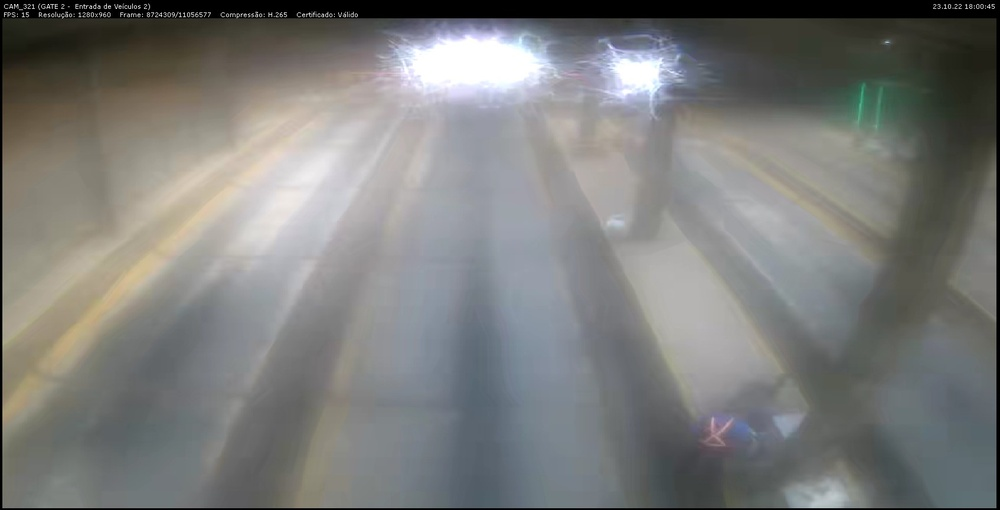
#> input picture web/dataset_pecem_merged/cam_321/Cam - 321 - 23.10-2022 - 18h.jpg, 1000 x 510 px, shrunk from 1694 x 864 before the run; its folder holds only this picture in this run
$ python loadModel.py
#> lines starting #> are read from the running program, lines starting #| are printed output that depends on the picture
import cv2
import numpy as np
import random
import os
import math
import pickle
from sklearn.svm import SVC
import random


#######Classe do modelo##########################################################
class SvmModel:

	def __init__(self,model_file):#Carrega o modelo do arquivo
		with open(model_file, 'rb') as f:
			self.clf = pickle.load(f)

	def classify(self,image):#Classifica uma imagem (formate opencv) em Precisa limpar(0) ou Não precisa limpar(1)
		error = np.subtract(image,cv2.GaussianBlur(image,(41,41),0))
		sqrtError = np.square(error)
		meanSqrtError = np.mean(sqrtError)
		parameter = math.sqrt(meanSqrtError)
		return self.clf.predict([[0,parameter]])
##################################################################################

#Registro das imagens para teste####################
path = os.getcwd()+'\\dataset_pecem_merged\\cam_321'
list_images=[]
for root, dirs, files in os.walk(path):
	for file in files:
		list_images.append(os.path.join(root,file))
####################################################

#Escolha de uma imagem aleatória da lista#
image_path=random.choice(list_images)

image=cv2.imread(image_path)
#> image is the input picture: shape (510, 1000, 3); mean B, G, R 122.1, 124, 123.2
##########################################

#Carregar o modelo e classificar a imagem#####
svmModel = SvmModel('svmClassifierModel.pkl')
#> (reads Carlos-SVMClassifier/svmClassifierModel.pkl from the repository)
classification=svmModel.classify(image)
#> in classify, `error = np.subtract(image,cv2.GaussianBlur(image,(41,41),0))`:
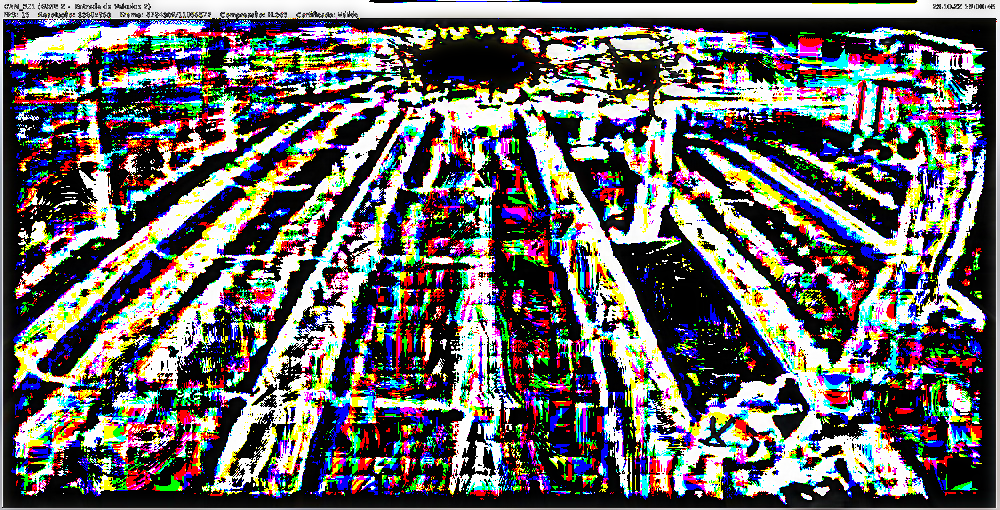
#> error: shape (510, 1000, 3); mean B, G, R 104.8, 104.5, 106.5
#> in classify, `sqrtError = np.square(error)`:
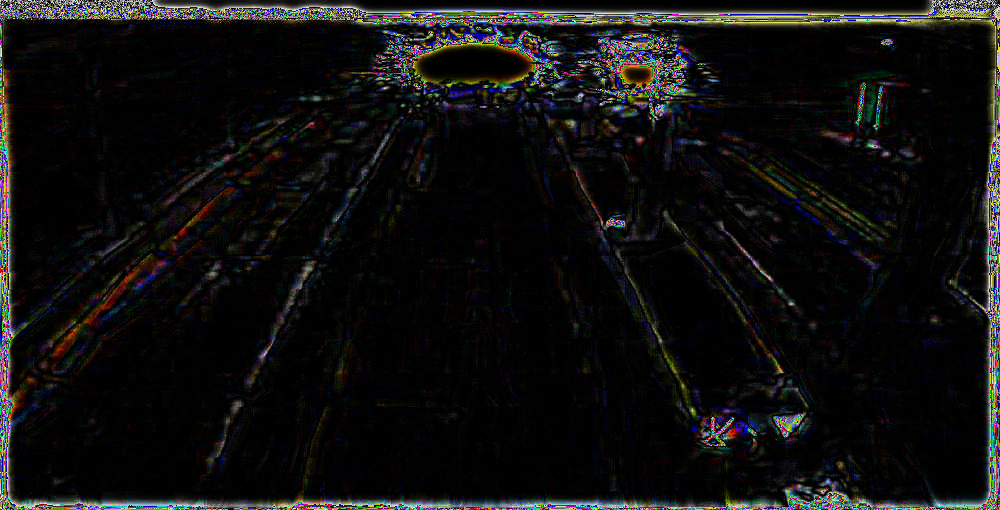
#> sqrtError: shape (510, 1000, 3); mean B, G, R 15.6, 15.7, 16.1
#> in classify, `meanSqrtError = np.mean(sqrtError)`: meanSqrtError = 15.82
#> in classify, `parameter = math.sqrt(meanSqrtError)`: parameter = 3.98
#> classification = [0]
##############################################

#Exibe a imagem e se a câmera deve ser limpa ou não#
if classification==0:
	print("Precisa limpar")
	cv2.imshow("Precisa limpar",image)
elif classification==1:
	print("Não precisa limpar")
	cv2.imshow("Não precisa limpar",image)

cv2.waitKey(0)
cv2.destroyAllWindows()
####################################################
